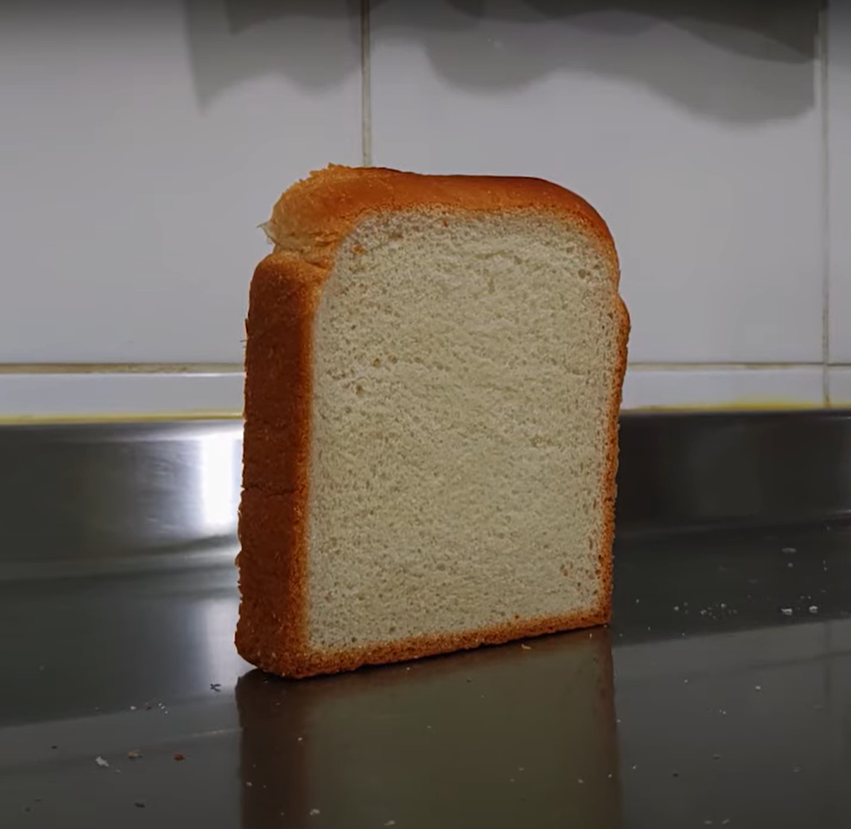
%> input picture Toast/Toast_1.png, 851 x 829 px, shrunk from 1069 x 1042 before the run; its folder holds only this picture in this run
$ octave Disguised_Toast.m   (GNU Octave 9; MATLAB toolbox functions it lacks are replaced by stand-ins)
%> lines starting %> are read from the running program, lines starting %| are printed output that depends on the picture; in (x1, y1, x2, y2) boxes, pixels count from 0 and x2, y2 are one past the last pixel; in counts of white or black regions, pixels touching at a corner belong together; the program's own positions count from 1
%> further down, img is the input picture: size 829x851x3 uint8; mean R, G, B 109.5, 100.4, 91.3
### createMask.m
function [BW,maskedRGBImage] = createMask(RGB)
%createMask  Threshold RGB image using auto-generated code from colorThresholder app.
%  [BW,MASKEDRGBIMAGE] = createMask(RGB) thresholds image RGB using
%  auto-generated code from the colorThresholder app. The colorspace and
%  range for each channel of the colorspace were set within the app. The
%  segmentation mask is returned in BW, and a composite of the mask and
%  original RGB images is returned in maskedRGBImage.

% Auto-generated by colorThresholder app on 31-Dec-2024
%------------------------------------------------------


% Convert RGB image to chosen color space
I = rgb2hsv(RGB);
%> I: size 829x851x3 double; mean H, S, V 0.308, 0.196, 0.432

% Define thresholds for channel 1 based on histogram settings
channel1Min = 0.038;
channel1Max = 0.088;

% Define thresholds for channel 2 based on histogram settings
channel2Min = 0.628;
channel2Max = 1.000;

% Define thresholds for channel 3 based on histogram settings
channel3Min = 0.231;
channel3Max = 0.655;

% Create mask based on chosen histogram thresholds
sliderBW = (I(:,:,1) >= channel1Min ) & (I(:,:,1) <= channel1Max) & ...
  (I(:,:,2) >= channel2Min ) & (I(:,:,2) <= channel2Max) & ...
  (I(:,:,3) >= channel3Min ) & (I(:,:,3) <= channel3Max);
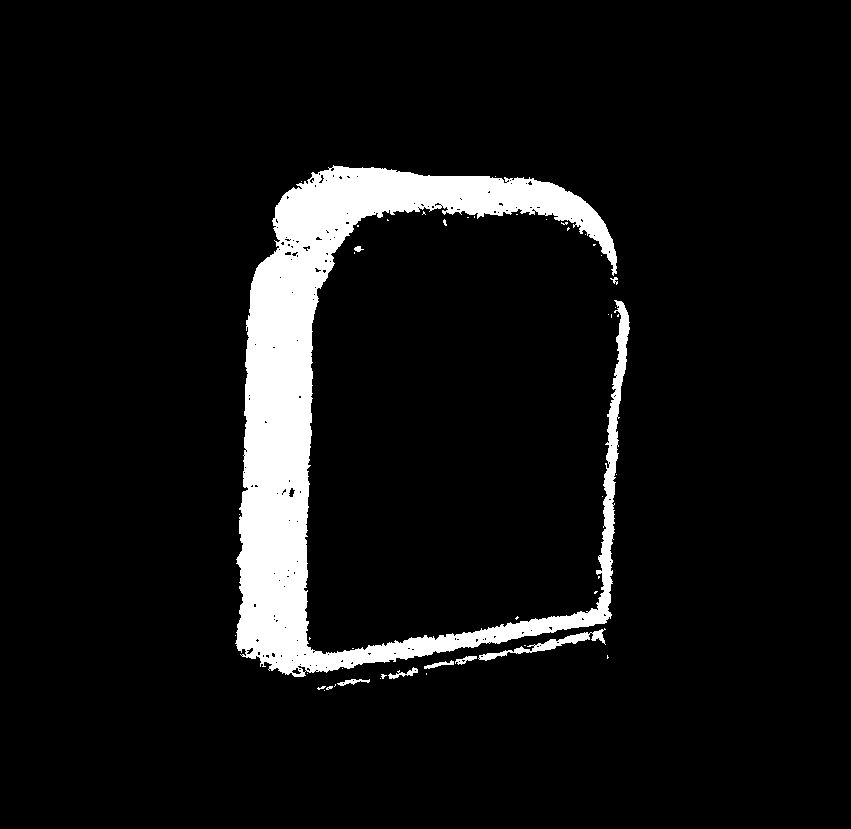
%> sliderBW: size 829x851 logical; 7.4% white; 48 white regions (40 under 20 px), largest, box (x1, y1, x2, y2) and area: (235, 165, 630, 677) 50452, (478, 628, 606, 661) 798, (388, 667, 418, 679) 124
BW = sliderBW;

% Initialize output masked image based on input image.
maskedRGBImage = RGB;

% Set background pixels where BW is false to zero.
maskedRGBImage(repmat(~BW,[1 1 3])) = 0;
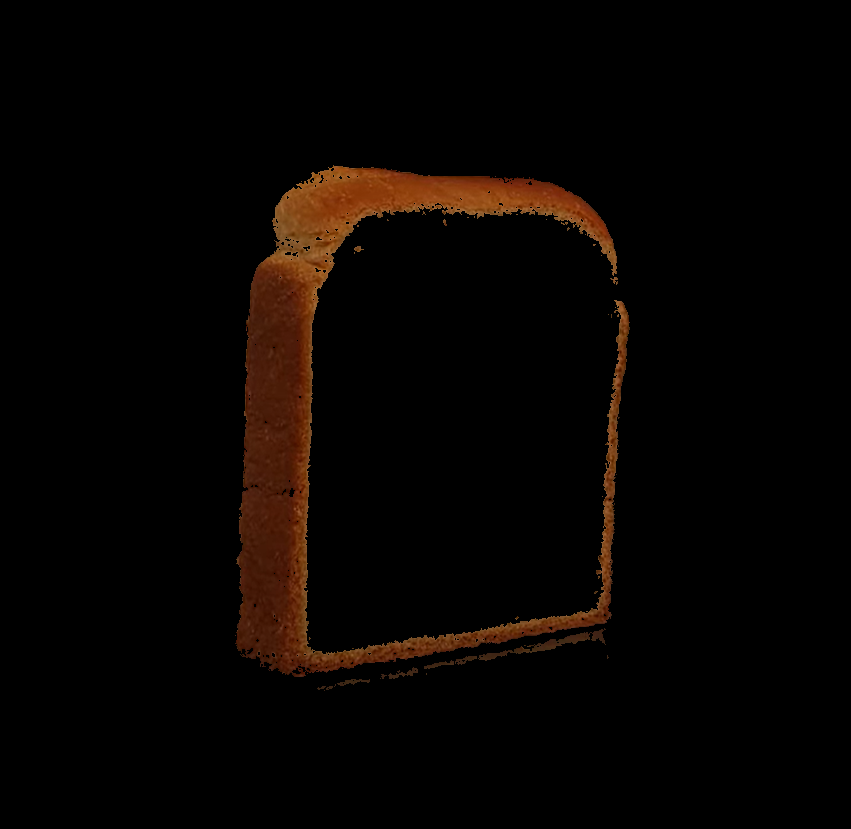
%> maskedRGBImage: size 829x851x3 uint8; mean R, G, B 7.7, 3.6, 1.2

end

### Toast/Disguised_Toast.m
% Process images named toast_1, toast_2, ..., toast_11
for i = 1:11
    % Reads image
    filename = sprintf('toast_%d.png', i);
    img = imread(filename);

    % Apply the exported segmentation function
    [BW, maskedRGBImage] = createMask(img);

    % Convert the masked RGB image to grayscale
    grayImage = rgb2gray(maskedRGBImage);
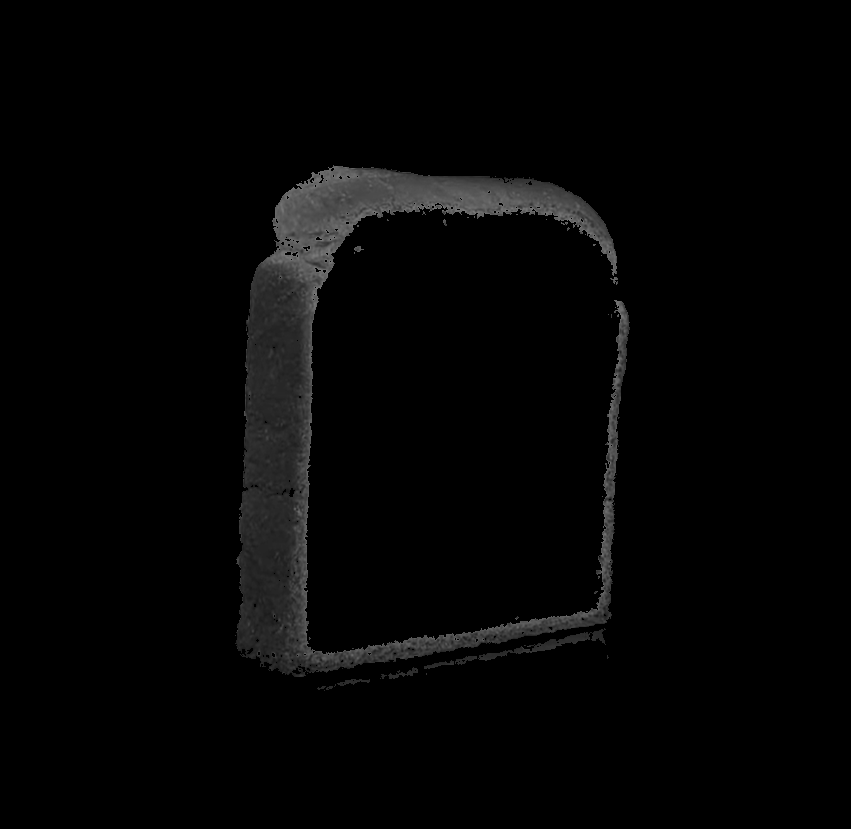
%> grayImage: size 829x851 uint8; min 0, max 124, mean 4.6

    % Pre-process the binary mask
    BW_clean = imopen(BW, strel('disk', 3)); % Removes small noise
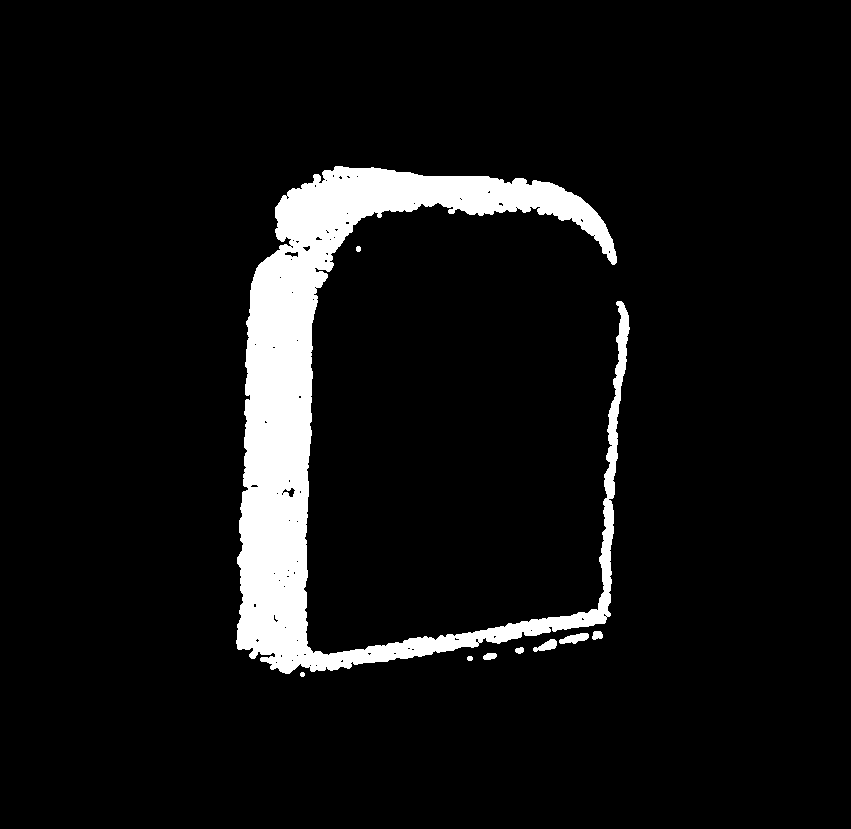
%> BW_clean: size 829x851 logical; 7.1% white; 9 white regions, largest, box (x1, y1, x2, y2) and area: (236, 166, 630, 674) 49095, (559, 633, 589, 644) 207, (533, 639, 557, 652) 170
    BW_clean = imclose(BW_clean, strel('disk', 5)); % Fills gaps smaller than 5 pizels
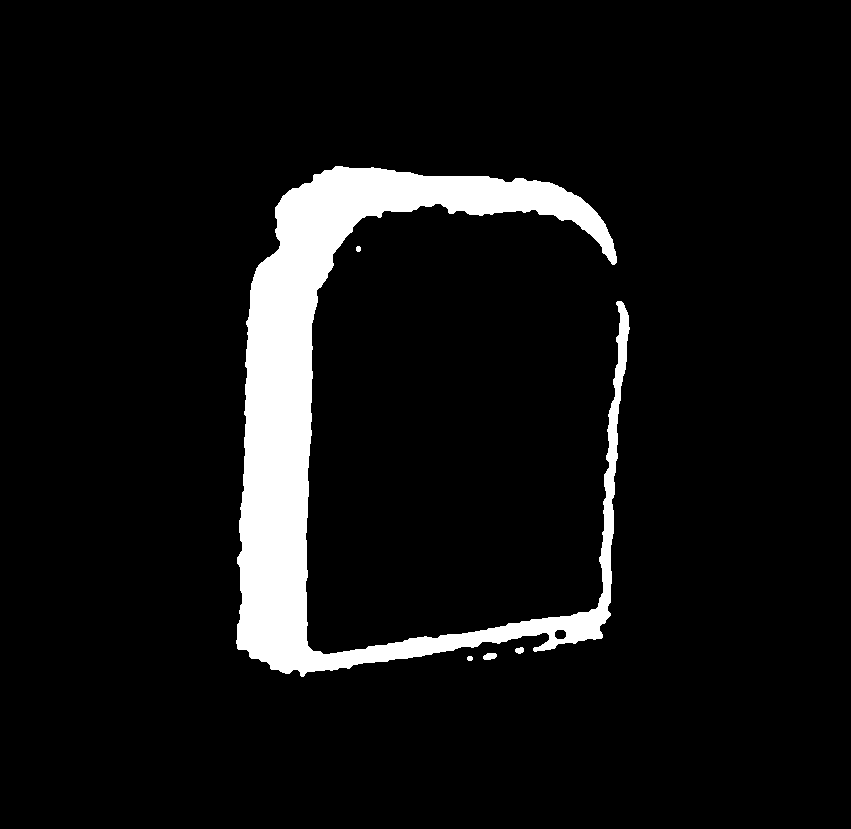
%> BW_clean: size 829x851 logical; 7.3% white; 5 white regions, box (x1, y1, x2, y2) and area: (236, 166, 630, 677) 50984, (483, 653, 497, 660) 79, (515, 647, 524, 654) 48, (356, 246, 361, 252) 26, (467, 656, 473, 661) 26
    BW_clean = bwareaopen(BW_clean, 50); % Remove connected components smaller than 50 pixels
%> BW_clean: size 829x851 logical; 7.2% white; 2 white regions, box (x1, y1, x2, y2) and area: (236, 166, 630, 677) 50984, (483, 653, 497, 660) 79
    BW = BW_clean;

    % Apply edge detection on the Black and White image
    edges = edge(BW, 'Canny');
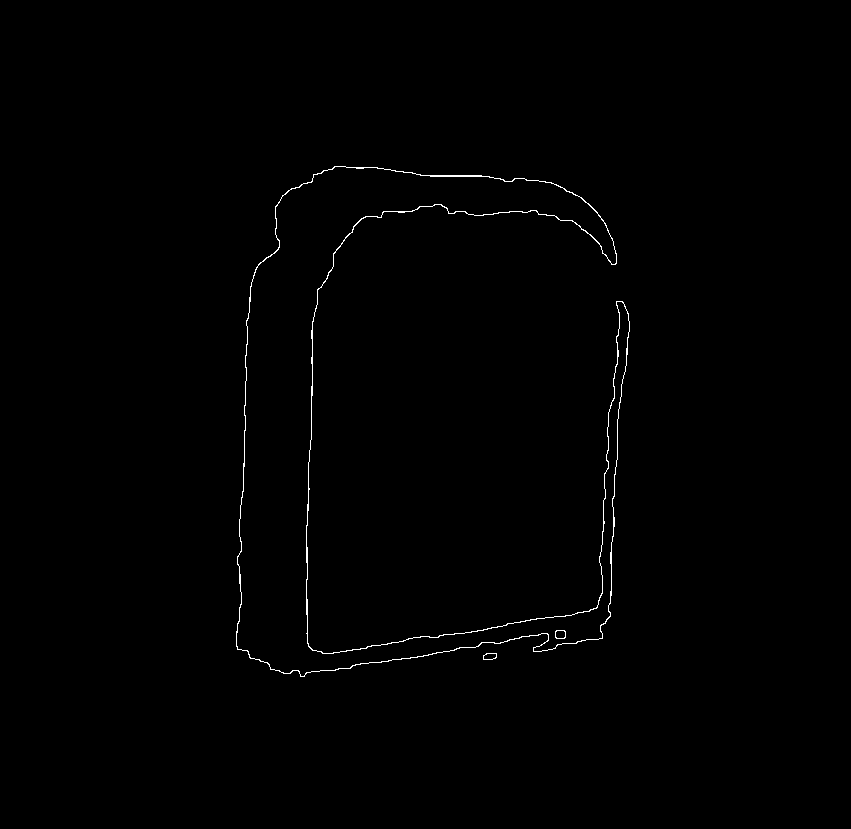
%> edges: size 829x851 logical; 0.5% white in thin lines or dots, all inside (x1, y1, x2, y2) = (236, 166, 630, 677)
%> (the run ends here)
